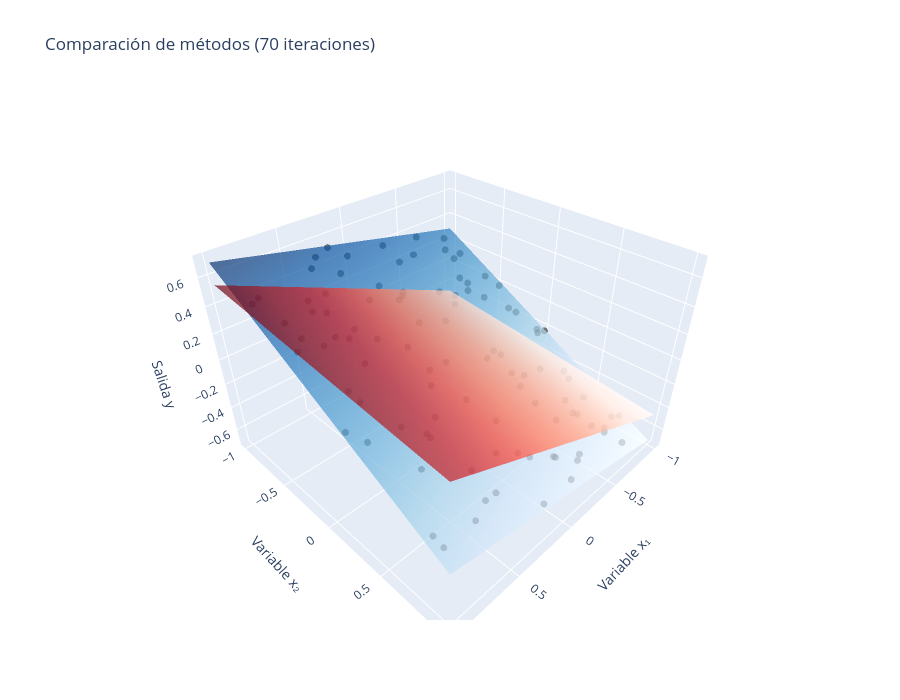

This figure's notebook cell:
### Markdown cell above
### Comparación entre una solución analítica y una solución iterativa

En esta sección se comparan dos estrategias para resolver un mismo problema de regresión lineal. Por un lado, la **Ecuación Normal** obtiene la solución óptima mediante una expresión matemática cerrada; por otro, el **Gradiente Descendente** aproxima dicha solución a través de actualizaciones sucesivas de los parámetros.

Con el fin de resaltar las diferencias entre ambos enfoques, el gradiente descendente se inicializa con valores alejados de la solución real y se limita deliberadamente el número de iteraciones. De esta forma, el algoritmo no dispone del tiempo suficiente para converger completamente al mínimo de la función de costo.

En la visualización tridimensional aparecen dos superficies claramente diferenciadas:

* **Plano de la Ecuación Normal:** representa la solución óptima obtenida analíticamente. Al ser calculada de forma exacta, la superficie se ajusta adecuadamente a la distribución de los datos.
* **Plano del Gradiente Descendente:** corresponde al estado del modelo después de un número reducido de iteraciones. Aunque sigue la tendencia general de los datos, todavía presenta desviaciones respecto a la solución óptima.

Esta comparación permite observar que ambos métodos persiguen el mismo objetivo, pero difieren en su mecanismo de obtención. Mientras la ecuación normal proporciona la respuesta en una única operación matricial, el gradiente descendente requiere un proceso iterativo cuya precisión depende de factores como la tasa de aprendizaje y el número de iteraciones ejecutadas.

### Code cell
import numpy as np
import plotly.graph_objects as go

# =====================================================
# ETAPA 1: GENERACIÓN DEL CONJUNTO DE DATOS
# =====================================================

n_muestras = 100

np.random.seed(42)

x1 = np.random.uniform(-1, 1, n_muestras)
x2 = np.random.uniform(-1, 1, n_muestras)

# Modelo utilizado para generar los datos
y = 0.2 * x1 - 0.5 * x2

# Matriz de diseño y vector objetivo
X = np.vstack([
    np.ones(n_muestras),
    x1,
    x2
])

Y = y.reshape(1, n_muestras)


# =====================================================
# ETAPA 2: SOLUCIÓN ANALÍTICA (ECUACIÓN NORMAL)
# =====================================================

theta_normal = np.linalg.pinv(X @ X.T) @ X @ Y.T


# =====================================================
# ETAPA 3: APROXIMACIÓN ITERATIVA
# (GRADIENTE DESCENDENTE)
# =====================================================

theta_gd = np.array([
    [0.8],
    [0.8],
    [0.8]
])

alpha = 0.05
n_iter = 70

for _ in range(n_iter):

    predicciones = theta_gd.T @ X

    residuales = predicciones - Y

    gradiente = (1 / n_muestras) * (residuales @ X.T).T

    theta_gd -= alpha * gradiente


# =====================================================
# ETAPA 4: CONSTRUCCIÓN DE LAS SUPERFICIES
# =====================================================

rango_x1 = np.linspace(-1, 1, 20)
rango_x2 = np.linspace(-1, 1, 20)

X1_mesh, X2_mesh = np.meshgrid(rango_x1, rango_x2)

# Plano obtenido mediante ecuación normal
Z_normal = (
    theta_normal[0, 0]
    + theta_normal[1, 0] * X1_mesh
    + theta_normal[2, 0] * X2_mesh
)

# Plano obtenido mediante gradiente descendente
Z_gd = (
    theta_gd[0, 0]
    + theta_gd[1, 0] * X1_mesh
    + theta_gd[2, 0] * X2_mesh
)


# =====================================================
# ETAPA 5: VISUALIZACIÓN COMPARATIVA
# =====================================================

fig = go.Figure()

# Datos experimentales
fig.add_trace(
    go.Scatter3d(
        x=x1,
        y=x2,
        z=y,
        mode="markers",
        marker=dict(
            size=4,
            color="black",
            opacity=0.5
        ),
        name="Datos"
    )
)

# Solución exacta
fig.add_trace(
    go.Surface(
        x=X1_mesh,
        y=X2_mesh,
        z=Z_normal,
        colorscale="Blues",
        opacity=0.7,
        showscale=False,
        name="Ecuación Normal"
    )
)

# Solución iterativa
fig.add_trace(
    go.Surface(
        x=X1_mesh,
        y=X2_mesh,
        z=Z_gd,
        colorscale="Reds",
        opacity=0.7,
        showscale=False,
        name="Gradiente Descendente"
    )
)

fig.update_layout(
    title=f"Comparación de métodos ({n_iter} iteraciones)",
    scene=dict(
        xaxis_title="Variable x₁",
        yaxis_title="Variable x₂",
        zaxis_title="Salida y"
    ),
    width=900,
    height=700
)

fig.show()


# =====================================================
# RESUMEN NUMÉRICO
# =====================================================

print("=" * 55)
print(" COMPARACIÓN DE PARÁMETROS ")
print("=" * 55)

print("Modelo objetivo:")
print("[0.0, 0.2, -0.5]\n")

print("Ecuación Normal:")
print(theta_normal.flatten())

print("\nGradiente Descendente:")
print(theta_gd.flatten())

### Figure 1 — Plotly figure (JSON) as saved in the notebook; plotly's stock layout.template omitted (floating-point values rounded to 4 significant figures; data arrays with more than 128 entries replaced by an {"elided": "..."} marker saying what was removed)
{"data": [{"marker": {"color": "black", "opacity": 0.5, "size": 4}, "mode": "markers", "name": "Datos", "type": "scatter3d", "x": [-0.2509, 0.9014, 0.464, 0.1973, -0.688, -0.688, -0.8838, 0.7324, 0.2022, 0.4161, -0.9588, 0.9398, 0.6649, -0.5753, -0.6364, -0.6332, -0.3915, 0.04951, -0.1361, -0.4175, 0.2237, -0.721, -0.4157, -0.2673, -0.08786, 0.5704, -0.6007, 0.02847, 0.1848, -0.9071, 0.2151, -0.659, -0.8699, 0.8978, 0.9313, 0.6168, -0.3908, -0.8047, 0.3685, -0.1197, -0.7559, -0.009646, -0.9312, 0.8186, -0.4824, 0.325, -0.3766, 0.04014, 0.09342, -0.6303, 0.9392, 0.5503, 0.879, 0.7897, 0.1958, 0.8437, -0.823, -0.608, -0.9095, -0.3493, -0.2226, -0.4573, 0.6575, -0.2865, -0.4381, 0.08539, -0.7182, 0.6044, -0.8509, 0.9738, 0.5445, -0.6026, -0.989, 0.6309, 0.4137, 0.458, 0.5425, -0.8519, -0.2831, -0.7683, 0.7262, 0.2466, -0.3382, -0.8729, -0.378, -0.3496, 0.4592, 0.2751, 0.7744, -0.05557, -0.7608, 0.4265, 0.5216, 0.1226, 0.5419, -0.01241, 0.04547, -0.1449, -0.9492, -0.7842], "y": [-0.9371, 0.2728, -0.3713, 0.01714, 0.8151, -0.5014, -0.1792, 0.5111, -0.5424, -0.846, -0.4205, -0.6776, 0.8594, 0.6162, 0.2668, 0.7429, 0.6073, -0.6269, 0.7851, 0.07868, 0.6149, 0.7922, -0.364, -0.7799, -0.5441, -0.1458, 0.636, 0.7215, -0.9861, 0.02149, -0.1652, -0.5558, -0.7603, -0.3248, 0.8858, -0.3536, 0.03758, 0.406, -0.2727, 0.9436, 0.9249, -0.4964, -0.005503, -0.3982, -0.4303, -0.9262, 0.2191, 0.005358, -0.897, -0.4427, 0.8165, -0.5209, -0.7102, -0.02109, 0.9713, -0.5159, 0.3443, 0.5232, -0.5247, 0.4564, -0.2644, 0.2646, 0.2671, 0.07155, -0.8194, 0.6706, -0.3584, -0.627, -0.9184, 0.1818, 0.3551, -0.9668, 0.02419, -0.547, 0.2903, -0.6513, 0.3819, -0.2265, 0.8735, -0.725, -0.3179, -0.7731, 0.8494, 0.7547, -0.4841, 0.32, 0.6344, 0.1104, 0.0593, -0.5163, -0.8138, 0.7944, 0.8008, 0.2662, -0.3219, -0.3016, 0.4519, 0.7942, 0.7742, 0.5598], "z": [0.4184, 0.04388, 0.2784, 0.03089, -0.5452, 0.1131, -0.08715, -0.1091, 0.3116, 0.5062, 0.01848, 0.5267, -0.2967, -0.4232, -0.2607, -0.4981, -0.382, 0.3233, -0.4198, -0.1229, -0.2627, -0.5403, 0.09885, 0.3365, 0.2545, 0.187, -0.4381, -0.355, 0.53, -0.1922, 0.1256, 0.1461, 0.2062, 0.3419, -0.2567, 0.3002, -0.09695, -0.364, 0.2101, -0.4957, -0.6136, 0.2463, -0.1835, 0.3628, 0.1187, 0.5281, -0.1849, 0.005348, 0.4672, 0.0953, -0.2204, 0.3705, 0.5309, 0.1685, -0.4465, 0.4267, -0.3367, -0.3832, 0.08045, -0.2981, 0.08769, -0.2238, -0.002035, -0.09307, 0.3221, -0.3182, 0.03559, 0.4344, 0.289, 0.1039, -0.06867, 0.3629, -0.2099, 0.3997, -0.06243, 0.4172, -0.08243, -0.05712, -0.4933, 0.2088, 0.3042, 0.4358, -0.4923, -0.5519, 0.1665, -0.2299, -0.2254, -0.0001778, 0.1252, 0.247, 0.2547, -0.3119, -0.2961, -0.1086, 0.2694, 0.1483, -0.2169, -0.4261, -0.5769, -0.4367]}, {"colorscale": [[0, "rgb(247,251,255)"], [0.125, "rgb(222,235,247)"], [0.25, "rgb(198,219,239)"], [0.375, "rgb(158,202,225)"], [0.5, "rgb(107,174,214)"], [0.625, "rgb(66,146,198)"], [0.75, "rgb(33,113,181)"], [0.875, "rgb(8,81,156)"], [1, "rgb(8,48,107)"]], "name": "Ecuación Normal", "opacity": 0.7, "showscale": false, "type": "surface", "x": {"elided": "20x20 float values"}, "y": {"elided": "20x20 float values"}, "z": {"elided": "20x20 float values"}}, {"colorscale": [[0, "rgb(255,245,240)"], [0.125, "rgb(254,224,210)"], [0.25, "rgb(252,187,161)"], [0.375, "rgb(252,146,114)"], [0.5, "rgb(251,106,74)"], [0.625, "rgb(239,59,44)"], [0.75, "rgb(203,24,29)"], [0.875, "rgb(165,15,21)"], [1, "rgb(103,0,13)"]], "name": "Gradiente Descendente", "opacity": 0.7, "showscale": false, "type": "surface", "x": {"elided": "20x20 float values"}, "y": {"elided": "20x20 float values"}, "z": {"elided": "20x20 float values"}}], "layout": {"height": 700, "scene": {"xaxis": {"title": {"text": "Variable x₁"}}, "yaxis": {"title": {"text": "Variable x₂"}}, "zaxis": {"title": {"text": "Salida y"}}}, "title": {"text": "Comparación de métodos (70 iteraciones)"}, "width": 900}}
